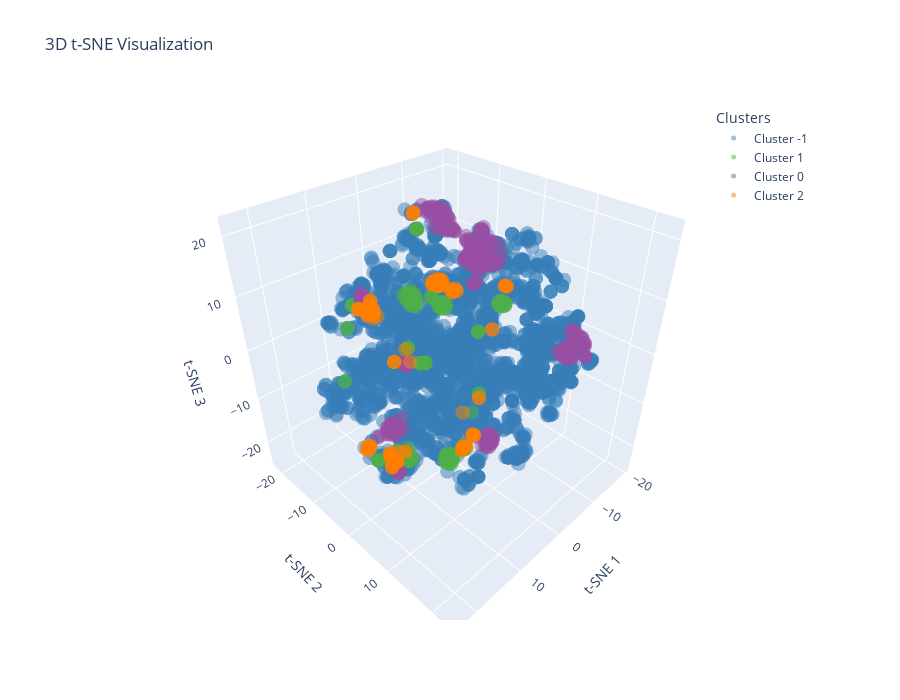

Notebook code for this chart:
### Code cell
plot_3d_clusters(tsne_df_3d, clusters_df, cluster_col_prefix='dbscan_less_cluster_', k_clusters=unique_clusters, colors=None, title='3D t-SNE Visualization')

### Figure 1 — Plotly figure (JSON) as saved in the notebook; plotly's stock layout.template omitted (floating-point values rounded to 4 significant figures; data arrays with more than 128 entries replaced by an {"elided": "..."} marker saying what was removed)
{"data": [{"marker": {"color": "rgb(55,126,184)", "opacity": 0.5, "size": 5}, "mode": "markers", "name": "Cluster -1", "type": "scatter3d", "x": {"elided": "3068 float values"}, "y": {"elided": "3068 float values"}, "z": {"elided": "3068 float values"}}, {"marker": {"color": "rgb(77,175,74)", "opacity": 0.5, "size": 5}, "mode": "markers", "name": "Cluster 1", "type": "scatter3d", "x": {"elided": "179 float values"}, "y": {"elided": "179 float values"}, "z": {"elided": "179 float values"}}, {"marker": {"color": "rgb(152,78,163)", "opacity": 0.5, "size": 5}, "mode": "markers", "name": "Cluster 0", "type": "scatter3d", "x": {"elided": "328 float values"}, "y": {"elided": "328 float values"}, "z": {"elided": "328 float values"}}, {"marker": {"color": "rgb(255,127,0)", "opacity": 0.5, "size": 5}, "mode": "markers", "name": "Cluster 2", "type": "scatter3d", "x": {"elided": "131 float values"}, "y": {"elided": "131 float values"}, "z": {"elided": "131 float values"}}], "layout": {"height": 700, "legend": {"title": {"text": "Clusters"}, "x": 0.99, "xanchor": "right", "y": 0.99, "yanchor": "top"}, "scene": {"xaxis": {"title": {"text": "t-SNE 1"}}, "yaxis": {"title": {"text": "t-SNE 2"}}, "zaxis": {"title": {"text": "t-SNE 3"}}}, "showlegend": true, "title": {"text": "3D t-SNE Visualization"}, "width": 900}}
